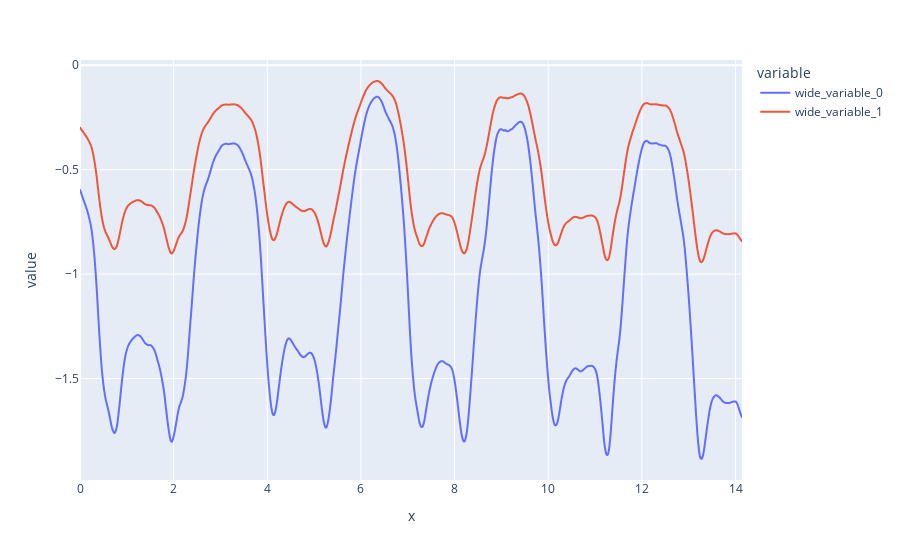

Write notebook code for a chart like this one.
### Markdown cell above
Entonces obtenemos los momentos de los pesos.

### Code cell
moment_weight = radius_weight * MASS_WEIGHT * g * np.sin(angle_forearm_g)
moment_forearm = radius_forearm * MASS_FOREARM * g * np.sin(angle_forearm_g)

fig = px.line(x = df['time'], y = [moment_weight, moment_forearm])
fig.show()

### Figure 1 — Plotly figure (JSON) as saved in the notebook; plotly's stock layout.template omitted (floating-point values rounded to 4 significant figures; data arrays with more than 128 entries replaced by an {"elided": "..."} marker saying what was removed)
{"data": [{"hovertemplate": "variable=wide_variable_0<br>x=%{x}<br>value=%{y}<extra></extra>", "legendgroup": "wide_variable_0", "line": {"color": "#636efa", "dash": "solid"}, "marker": {"symbol": "circle"}, "mode": "lines", "name": "wide_variable_0", "showlegend": true, "type": "scattergl", "x": {"elided": "849 float values"}, "xaxis": "x", "y": {"elided": "849 float values"}, "yaxis": "y"}, {"hovertemplate": "variable=wide_variable_1<br>x=%{x}<br>value=%{y}<extra></extra>", "legendgroup": "wide_variable_1", "line": {"color": "#EF553B", "dash": "solid"}, "marker": {"symbol": "circle"}, "mode": "lines", "name": "wide_variable_1", "showlegend": true, "type": "scattergl", "x": {"elided": "849 float values"}, "xaxis": "x", "y": {"elided": "849 float values"}, "yaxis": "y"}], "layout": {"legend": {"title": {"text": "variable"}, "tracegroupgap": 0}, "margin": {"t": 60}, "xaxis": {"anchor": "y", "domain": [0, 1], "title": {"text": "x"}}, "yaxis": {"anchor": "x", "domain": [0, 1], "title": {"text": "value"}}}}
